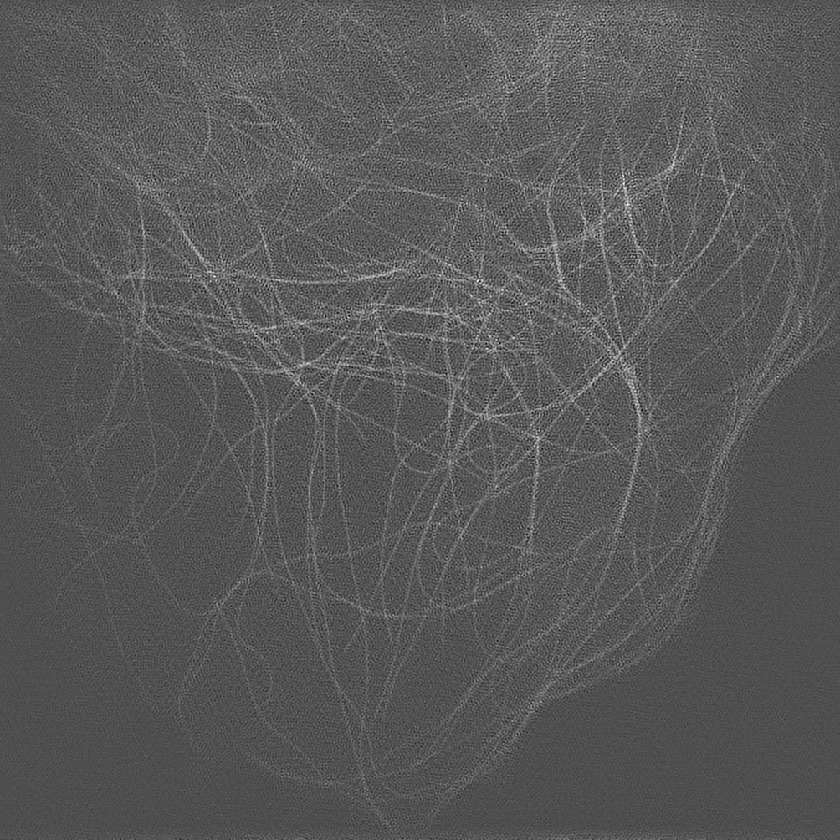
%> input picture Fiji_Plugin/pretrained_models/ZS-DeconvNet-2D-SIM-MT-input.tif, 840 x 840 px, shrunk from 1004 x 1004 before the run
$ octave --eval "result = XxCalMask(imread('../../../../Fiji_Plugin/pretrained_models/ZS-DeconvNet-2D-SIM-MT-input.tif'));"   (GNU Octave 9; MATLAB toolbox functions it lacks are replaced by stand-ins)
%> lines starting %> are read from the running program, lines starting %| are printed output that depends on the picture; in (x1, y1, x2, y2) boxes, pixels count from 0 and x2, y2 are one past the last pixel; in counts of white or black regions, pixels touching at a corner belong together; the program's own positions count from 1
function mask = XxCalMask(img, ksize, thresh)

% ------------------------------------------------------------------------
% XxCalMask: calculate the foreground mask of img
%
% usage:  mask = XxCalMask(img, ksize, thresh)
% where,
%    img       -- 2D img to calculate foreground
%    ksize     -- the size of first gaussian kernel, typically set as 5~10
%    thresh    -- lower thresh leads to larger mask, typically set as
%                 [1e-3, 5e-2]
%
% Author: Chang Qiao
% Email: qc17@mails.tsinghua.edu.cn
% Version: 2020/5/15
% ------------------------------------------------------------------------

if nargin < 3, thresh = 5e-2; end
if nargin < 2, ksize = 10; end
kernel = fspecial('gaussian',[ksize,ksize],ksize);
fd = single(imfilter(img,kernel,'replicate'));
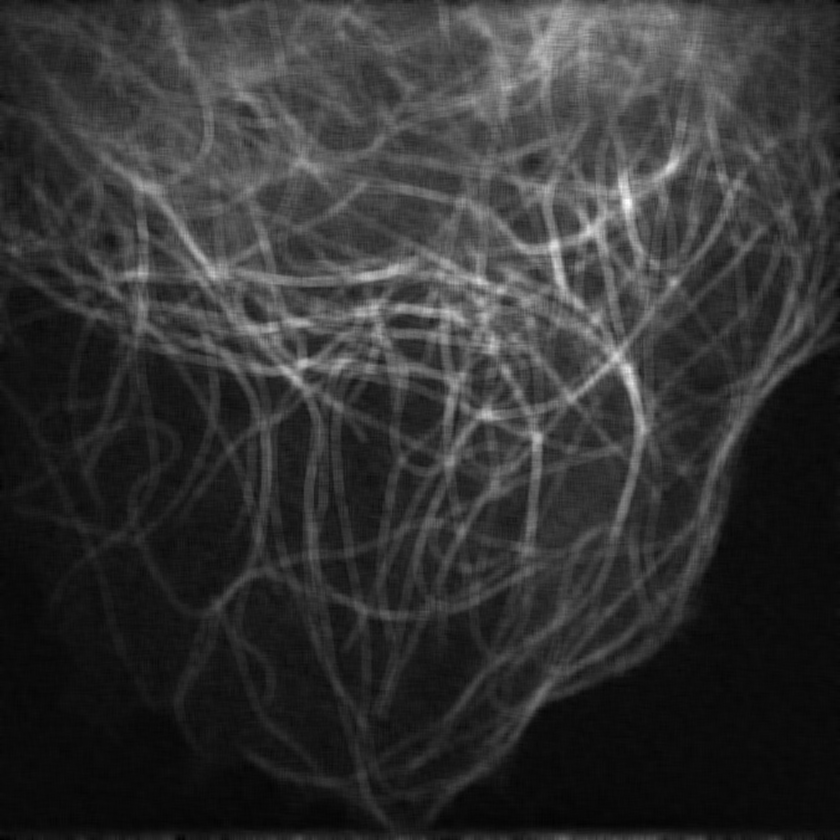
%> fd: size 840x840 single; min -9.25, max 240.3, mean 41.4; drawn with min black and max white
kernel = fspecial('gaussian',[100,100],50);
bg = single(imfilter(img,kernel,'replicate'));
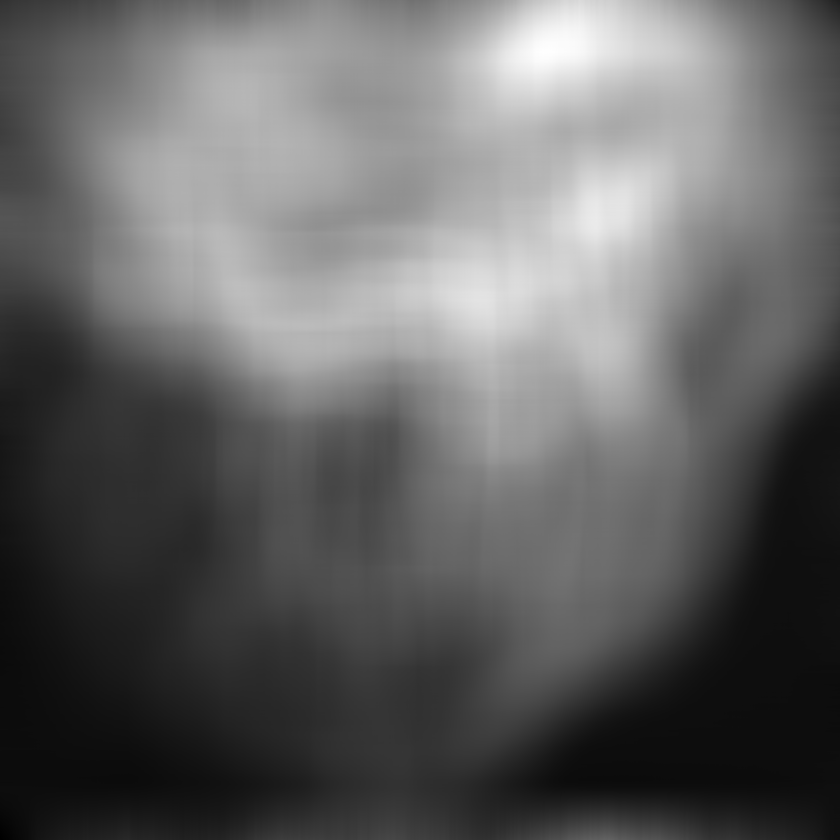
%> bg: size 840x840 single; min -4.21, max 112.4, mean 41.3; drawn with min black and max white
mask = fd - bg;
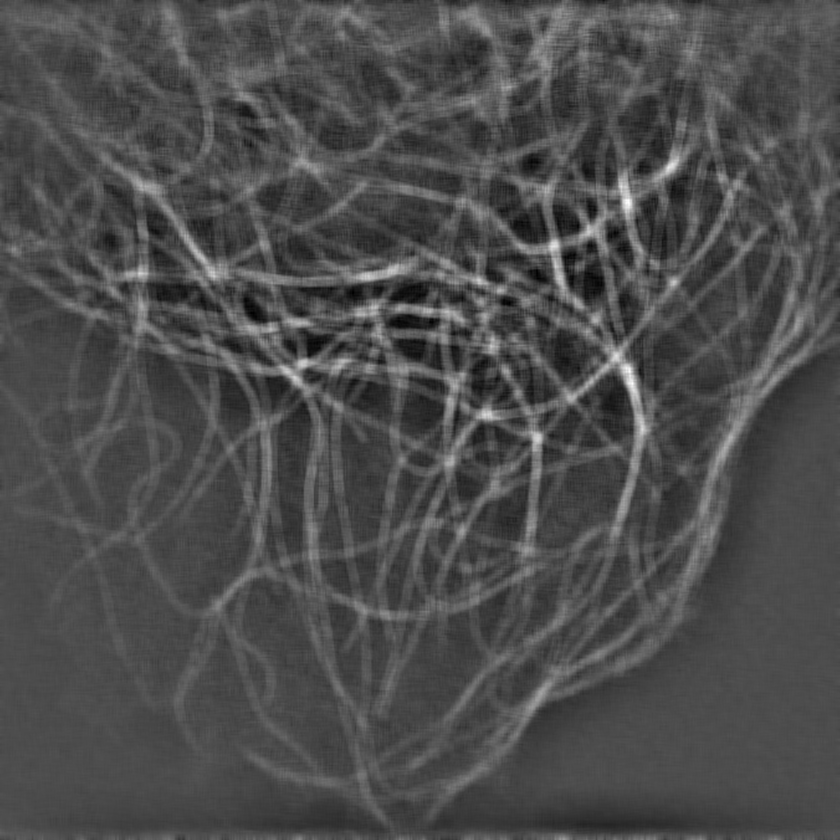
%> mask: size 840x840 single; min -60.89, max 141.5, mean 0.1; drawn with min black and max white
mask(mask >= thresh) = 1;
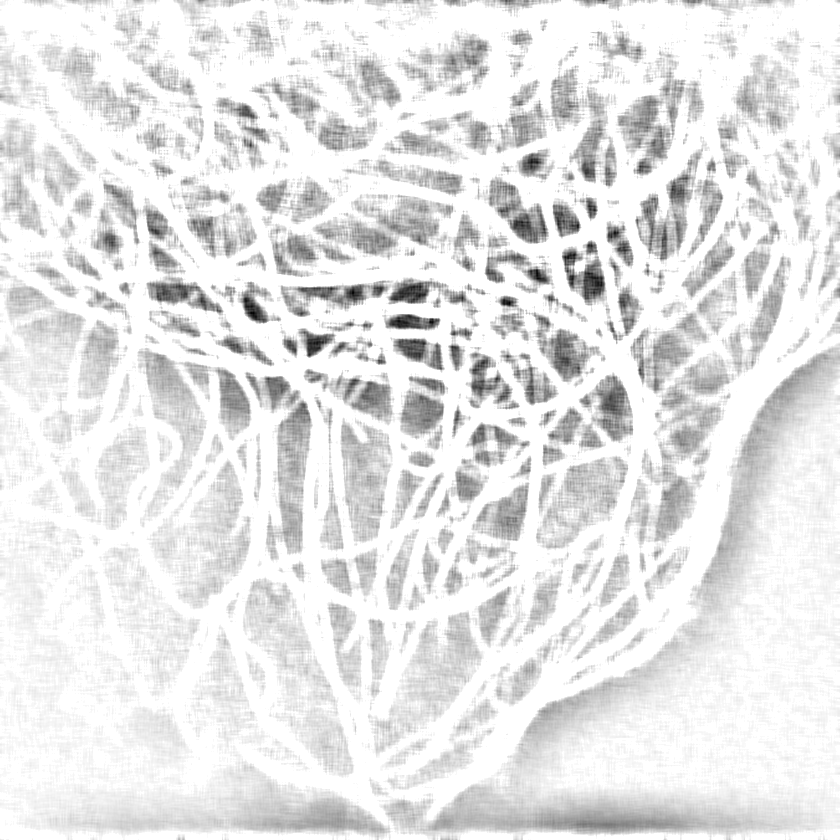
%> mask: size 840x840 single; min -60.89, max 1, mean -5.1; drawn with min black and max white
mask(mask ~= 1) = 0;
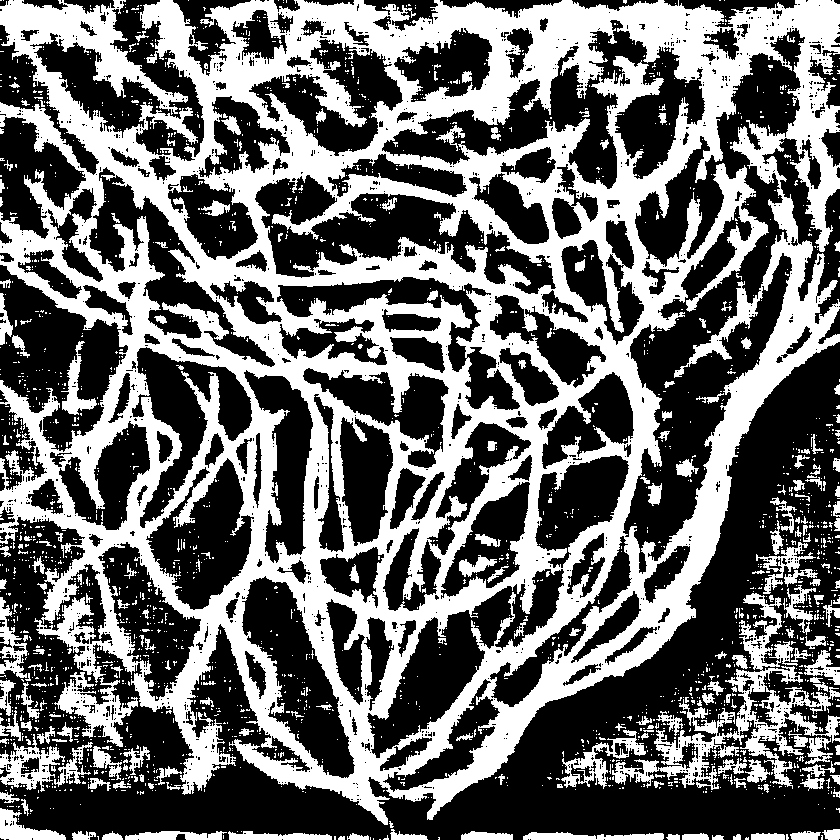
%> mask: size 840x840 single; values 0 (black) and 1 (white), 41.7% white; 2321 white regions (2103 under 20 px), largest, box (x1, y1, x2, y2) and area: (0, 0, 840, 825) 250859, (612, 593, 840, 790) 8769, (54, 672, 138, 747) 2264
mask = logical(mask);

end
